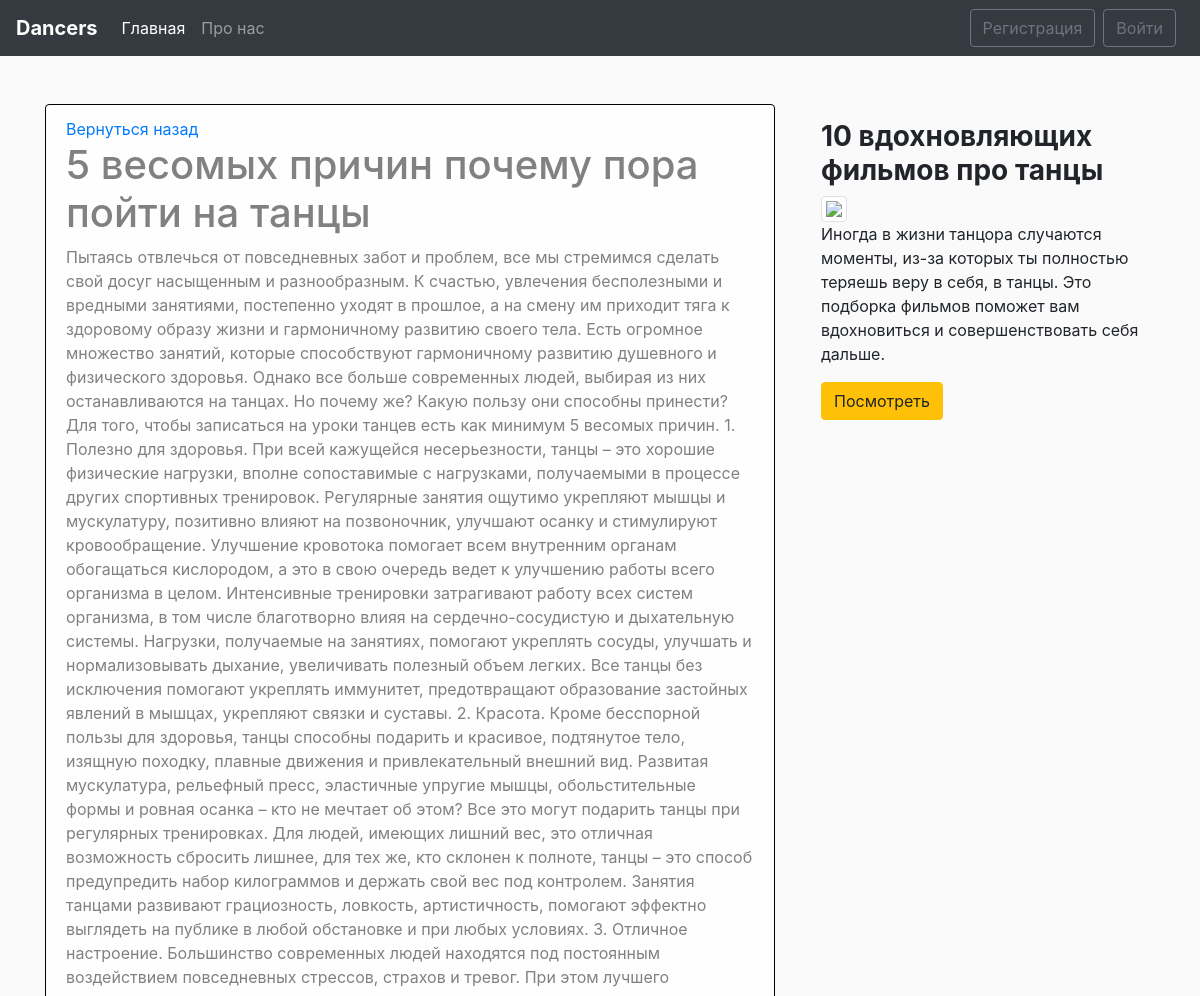
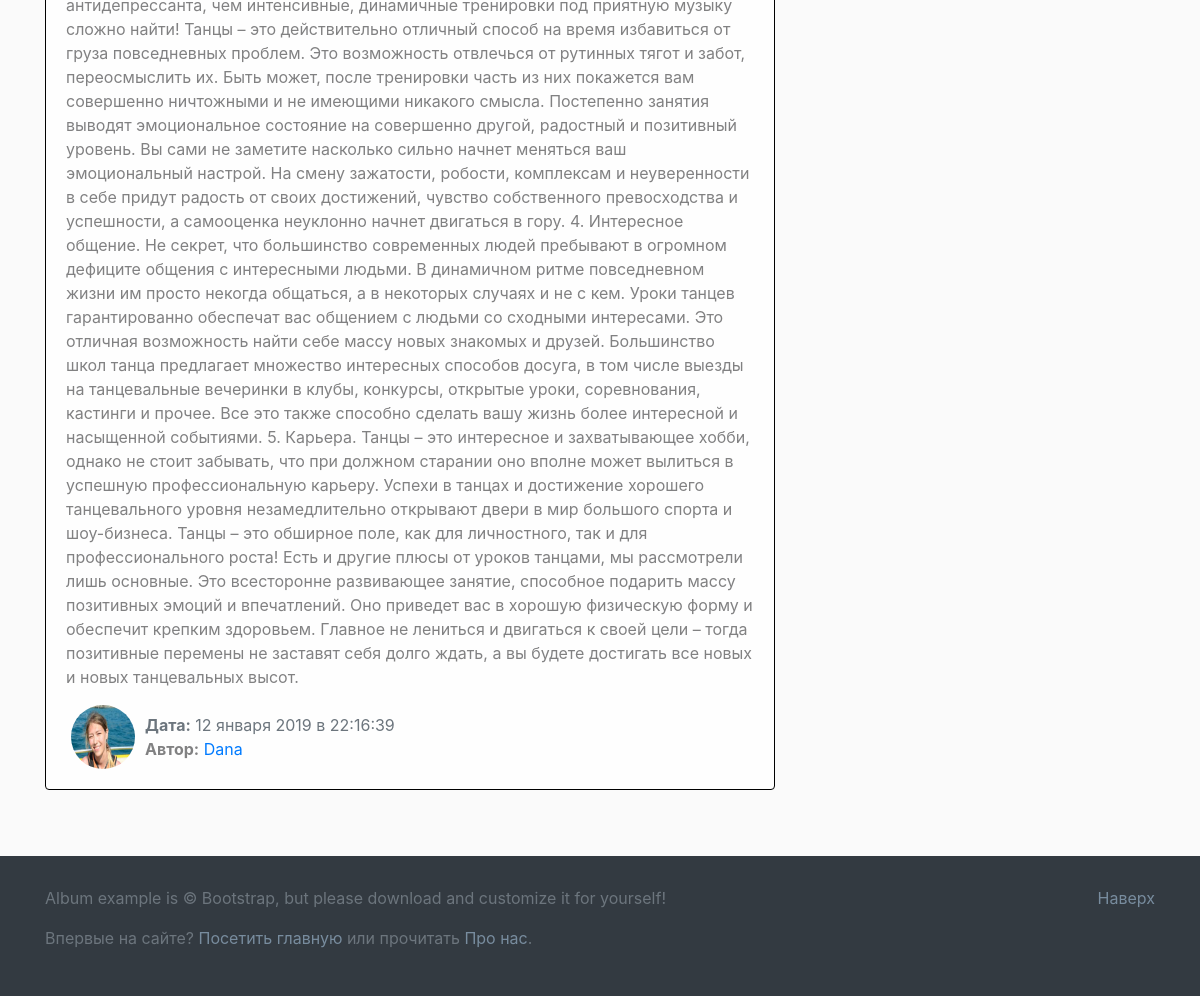
The app's page /news/13/ with its own data (2 pictures, top to bottom).
### blog/models.py (models this page shows, shortened)
class News(models.Model):
    title = models.CharField(max_length=100)
    text = models.TextField()
    date = models.DateTimeField(default=timezone.now)
    author = models.ForeignKey(User, on_delete=models.CASCADE)
    def __str__(self):
        return self.title

### users/models.py (models this page shows, shortened)
class Profile(models.Model):
    user = models.OneToOneField(User, on_delete=models.CASCADE)
    img = models.ImageField(default='default.jpg', upload_to='user_images')

### blog/views.py (the view)
# urls.py: path('news/<int:pk>/', views.NewsDetailView.as_view(), name='news-detail'),
class NewsDetailView(DetailView):
    model = News
    def get_context_data(self, **kwards):
        ctx = super(NewsDetailView, self).get_context_data(**kwards)
        ctx['title'] = News.objects.filter(pk=self.kwargs['pk']).first()
        return ctx

### blog/templates/blog/news_detail.html (shortened to what this page needs)
{% extends 'blog/main.html' %}
{% block main_section %}
    <div class="alert alert-light">
        <a href="{% url 'blog-home' %}">Вернуться назад </a>
        <h1>{{ object.title }}</h1>
        <p>{{ object.text|safe }}</p>
        <div class="row">
            <div>
                {% if object.author.profile.img %}
                    <img src="{{ object.author.profile.img.url }}" alt="{{ object.author }}" class="user_image">
                {% else %}
                    <img src="/pictures/default.jpg" alt="{{ object.author }}" class="user_image">
                {% endif %}
            </div>
            <div class="mt-2">
                <span class="text-muted"><b>Дата:</b> {{ object.date|date:"d E Y в H:i:s" }}</span>
                <p><b>Автор:</b><a href="{% url 'user-news' object.author %}"> {{ object.author }}</a></p>
            </div>
        </div>
    </div>
{% endblock main_section %}

### blog/static/blog/main.css (style rules this page uses)
body { background: #fafafa; }
img { max-width: 100%!important; }
.alert-light { border-color: black; }
.user_image { width: 64px; height: 64px; border-radius: 50%; margin-right: 10px; margin-left: 20px; }

### records on screen
News: title "5 весомых причин почему пора пойти на танцы", text "Пытаясь отвлечься от повседневных забот и проблем, все мы стремимся сделать свой досуг насыщенным и разнообразным. К счастью, увлечения бесполезными и вредными занятиями, постепенно уходят в прошлое, а на смену им приходит тяга к здоровому образу жизни и гармоничному развитию своего тела. Есть огромное множество занятий, которые способствуют гармоничному развитию душевного и физического здоровья. Однако все больше современных людей, выбирая из них останавливаются на танцах. Но почему же? Какую пользу они способны принести? Для того, чтобы записаться на уроки танцев есть как минимум 5 весомых причин. 1. Полезно для здоровья. При всей кажущейся несерьезности, танцы – это хорошие физические…", author.profile.img (picture), date "12 января 2019 в 22:16:39", author "Dana"
